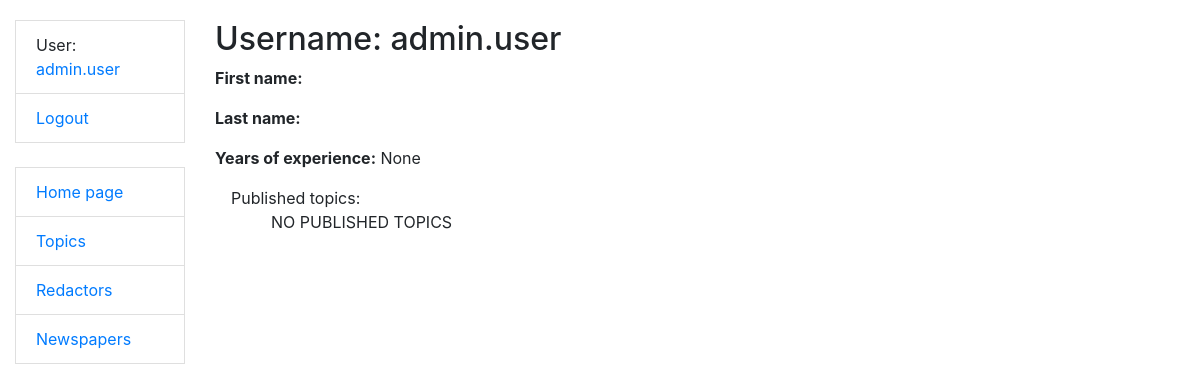
The page /redactors/3/ (signed in) on the database its author committed.
### catalog/models.py (models this page shows, shortened)
class Redactor(AbstractUser):
    years_of_experience = models.IntegerField(null=True, blank=True)
    def get_absolute_url(self):
        return reverse("catalog:redactor-detail", kwargs={"pk": self.pk})

### catalog/views.py (the view)
# urls.py: path('redactors/<int:pk>/', RedactorDetailView.as_view(), name='redactor-detail'),
class RedactorDetailView(LoginRequiredMixin, generic.DetailView):
    model = Redactor
    queryset = Redactor.objects.prefetch_related('newspaper_set__topic')

### catalog/context_processor.py (called while the page is built)
def cfg_assets_root(request):
    return {'ASSETS_ROOT': settings.ASSETS_ROOT}

### templates/catalog/redactor_detail.html (shortened to what this page needs)
{% extends "base.html" %}
{% block content %}
  <h2>
    Username: {{ object.username }}
  </h2>
  <p><strong>First name:</strong>{{ redactor.first_name }}</p>
  <p><strong>Last name:</strong>{{ redactor.last_name }}</p>
  <p><strong>Years of experience:</strong> {{ redactor.years_of_experience }}</p>
  <div class="ml-3">
    Published topics: {{ newspaper.title.count }}
    <ul>
    {% for newspaper in redactor.newspaper.all %}
      <li>
        <a href="{% url "catalog:redactor-detail" redactor.id %}">
          {{ redactor.model }}
        </a>
      </li>
    {% empty %}
      <div>NO PUBLISHED TOPICS</div>
    {% endfor %}
    </ul>
  </div>
{% endblock %}

### templates/includes/sidebar.html
<ul class="sidebar-nav" list-group>
  {% if user.is_authenticated %}
    <li class="list-group-item">User: <a href="{{ user.get_absolute_url }}">{{ user.get_username }}</a></li>
    <li class="list-group-item"><a href="{% url 'logout' %}?next={{ request.path }}">Logout</a></li>
  {% else %}
  <li class="list-group-item"><a href="{% url 'login' %}?next={{ request.path }}">Login</a></li>
  {% endif %}
  <br>
  <li class="list-group-item">
    <a href="{% url 'catalog:index' %}">Home page</a>
  </li>
  <li class="list-group-item">
    <a href="{% url 'catalog:topic-list' %}">Topics</a>
  </li>
  <li class="list-group-item">
    <a href="{% url 'catalog:redactor-list' %}">Redactors</a>
  </li>
  <li class="list-group-item">
    <a href="{% url 'catalog:newspaper-list' %}">Newspapers</a>
  </li>
</ul>

### static/css/styles.css (style rules this page uses)
body { margin-top: 20px; }
.sidebar-nav { padding: 0; list-style: None; }

### rows shown on the page
Redactor: get_username "admin.user", username "admin.user", years_of_experience "None"
